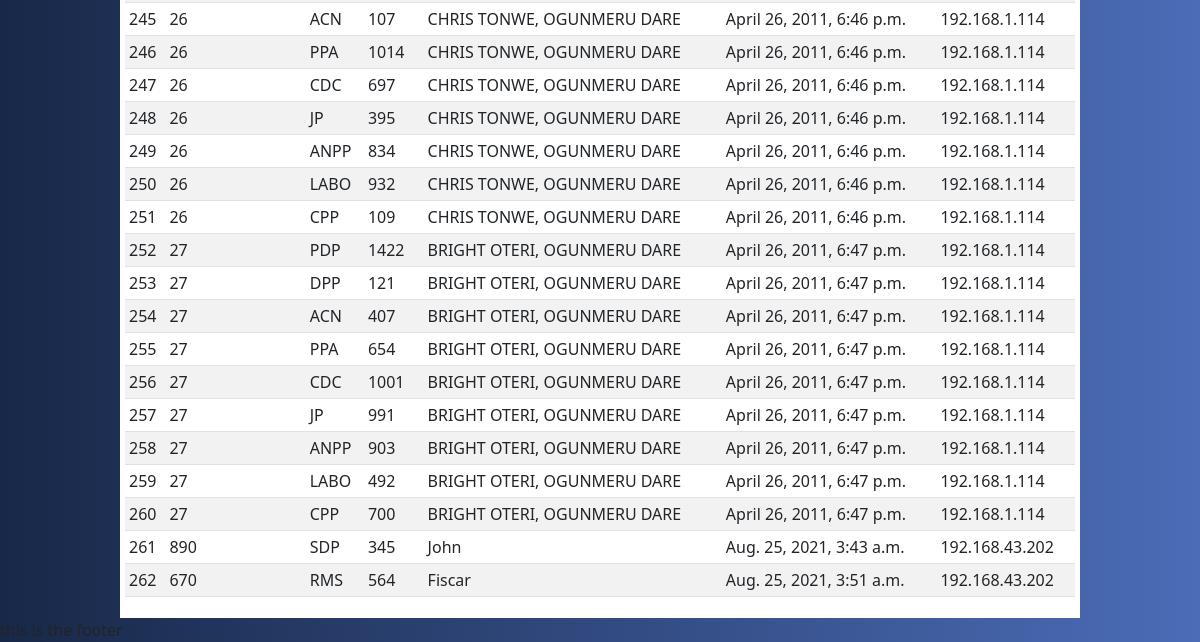
Before: / (lower part) with the older database file.
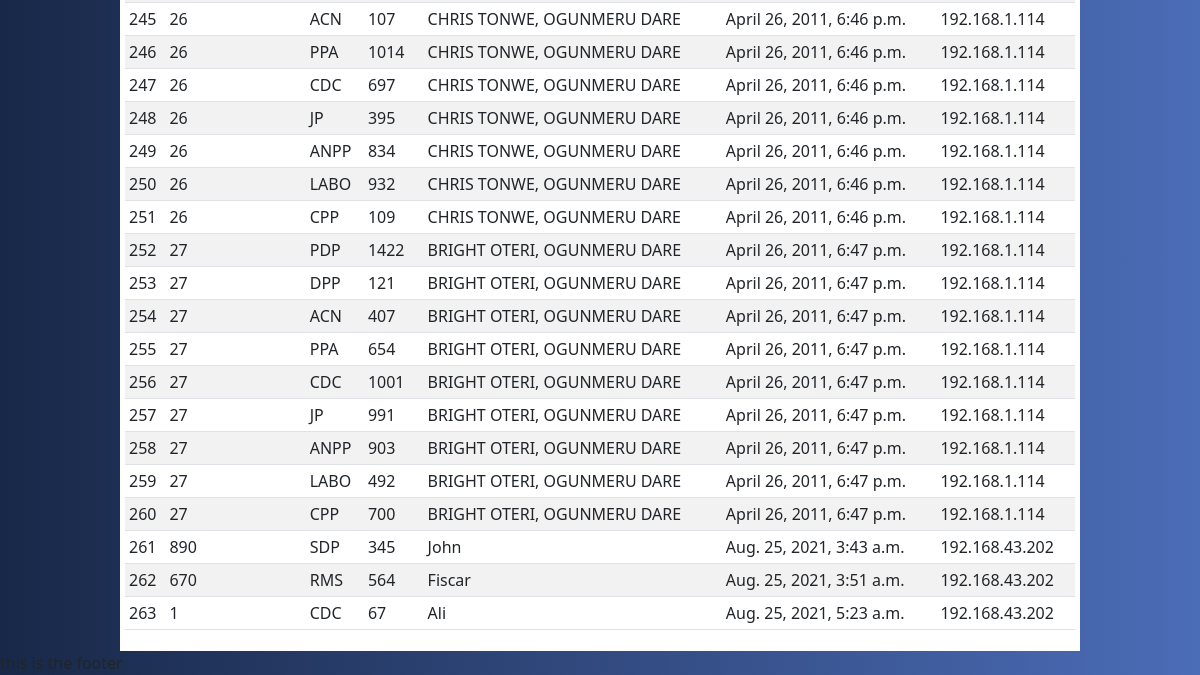
After: the same page with the newer database file.
### results/models.py (models this page shows)
class announced_pu_results(models.Model):
    result_id = models.AutoField(primary_key=True, editable=False)
    polling_unit_uniqueid = models.CharField(max_length=200)
    party_abbreviation = models.CharField(max_length=50)
    party_score = models.IntegerField()
    entered_by_user = models.CharField(max_length=7)
    date_entered = models.DateTimeField()
    user_ip_address = models.CharField(max_length=100)

### results/views.py (the view)
# urls.py: path('', views.IndexView.as_view(), name='index'),
class IndexView(generic.View):
    def get(self, request, *args, **kwargs):
        pu_results = announced_pu_results.objects.all()
        return render(request, 'results/index.html', {'pu_results': pu_results})

### results/templates/results/index.html (shortened to what this page needs)
{% include '../base/header.html' %}
    <div class="container" style="width: 80%; padding: 5px; margin-top: 20px; background: white;">
      <table class="table  table-striped table-sm" >
        {% for result in pu_results %}
        <tr>
          <td>{{ result.result_id }}</td>
          <td>{{ result.polling_unit_uniqueid }}</td>
          <td>{{ result.party_abbreviation }}</td>
          <td>{{ result.party_score }}</td>
          <td>{{result.entered_by_user}}</td>
          <td>{{ result.date_entered }}</td>
          <td>{{ result.user_ip_address}}</td>
        </tr>
        {% endfor %}
      </table>
    </div>
    {% include '../base/footer.html' %}
</html>

### results/templates/base/header.html (shortened to what this page needs)
<!DOCTYPE html>
<html>
  <head>
    <link href="https://cdn.jsdelivr.net/npm/bootstrap@5.1.0/dist/css/bootstrap.min.css" rel="stylesheet">
  </head>
  <body style="background: #4b6cb7;  /* fallback for old browsers */
  background: -webkit-linear-gradient(to right, #182848, #4b6cb7);  /* Chrome 10-25, Safari 5.1-6 */
  background: linear-gradient(to right, #182848, #4b6cb7); /* W3C, IE 10+/ Edge, Firefox 16+, Chrome 26+, Opera 12+, Safari 7+ */
  ">

### results/templates/base/footer.html (shortened to what this page needs)
<footer>this is the footer</footer>
  </body>

Changed rows visible on the page:
added announced_pu_results: result_id "263", polling_unit_uniqueid "1", party_abbreviation "CDC", party_score "67", entered_by_user "Ali", date_entered "Aug. 25, 2021, 5:23 a.m.", user_ip_address "192.168.43.202"
